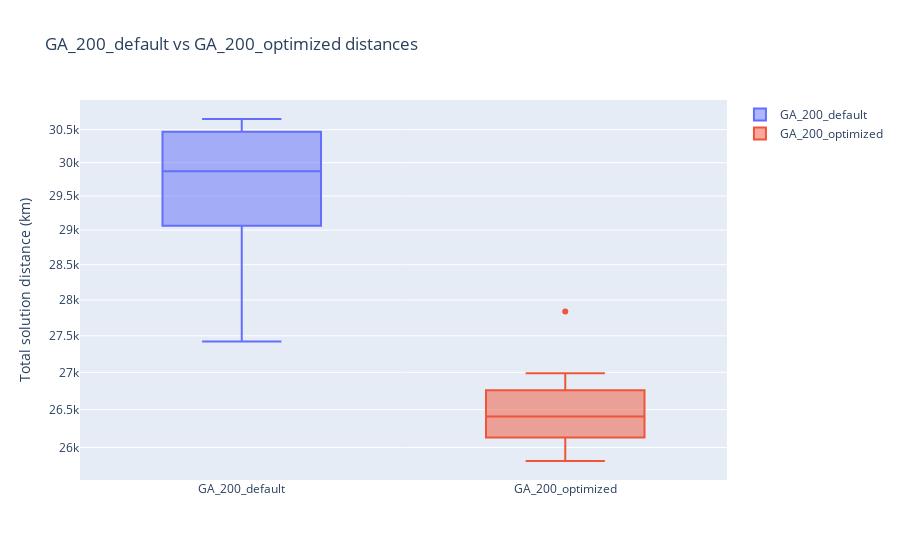

This figure's notebook cell:
### Markdown cell above
#### GA_200_default vs GA_200_optimized

### Code cell
data = [go.Box(y = df_op['GA_200_default'], name = 'GA_200_default'), go.Box(y = df_op['GA_200_optimized'], name = 'GA_200_optimized')]

layout = go.Layout(
    title = "GA_200_default vs GA_200_optimized distances",
    yaxis_title = 'Total solution distance (km)',
    yaxis = dict(
        type = 'log',
        autorange = True
    )
)
plotly.offline.iplot({'data':data, 'layout':layout})

### Figure 1 — Plotly figure (JSON) as saved in the notebook; plotly's stock layout.template omitted (floating-point values rounded to 4 significant figures)
{"data": [{"name": "GA_200_default", "type": "box", "y": [30660.0, 30660.0, 28910.0, 29930.0, 29810.0, 27420.0, 30470.0, 29760.0, 30440.0, 29070.0]}, {"name": "GA_200_optimized", "type": "box", "y": [26700.0, 27840.0, 26990.0, 26240.0, 26430.0, 26130.0, 26380.0, 25820.0, 26090.0, 26760.0]}], "layout": {"autosize": true, "title": {"text": "GA_200_default vs GA_200_optimized distances"}, "xaxis": {"autorange": true, "range": [-0.5, 1.5], "type": "category"}, "yaxis": {"autorange": true, "range": [4.408, 4.491], "title": {"text": "Total solution distance (km)"}, "type": "log"}}}
